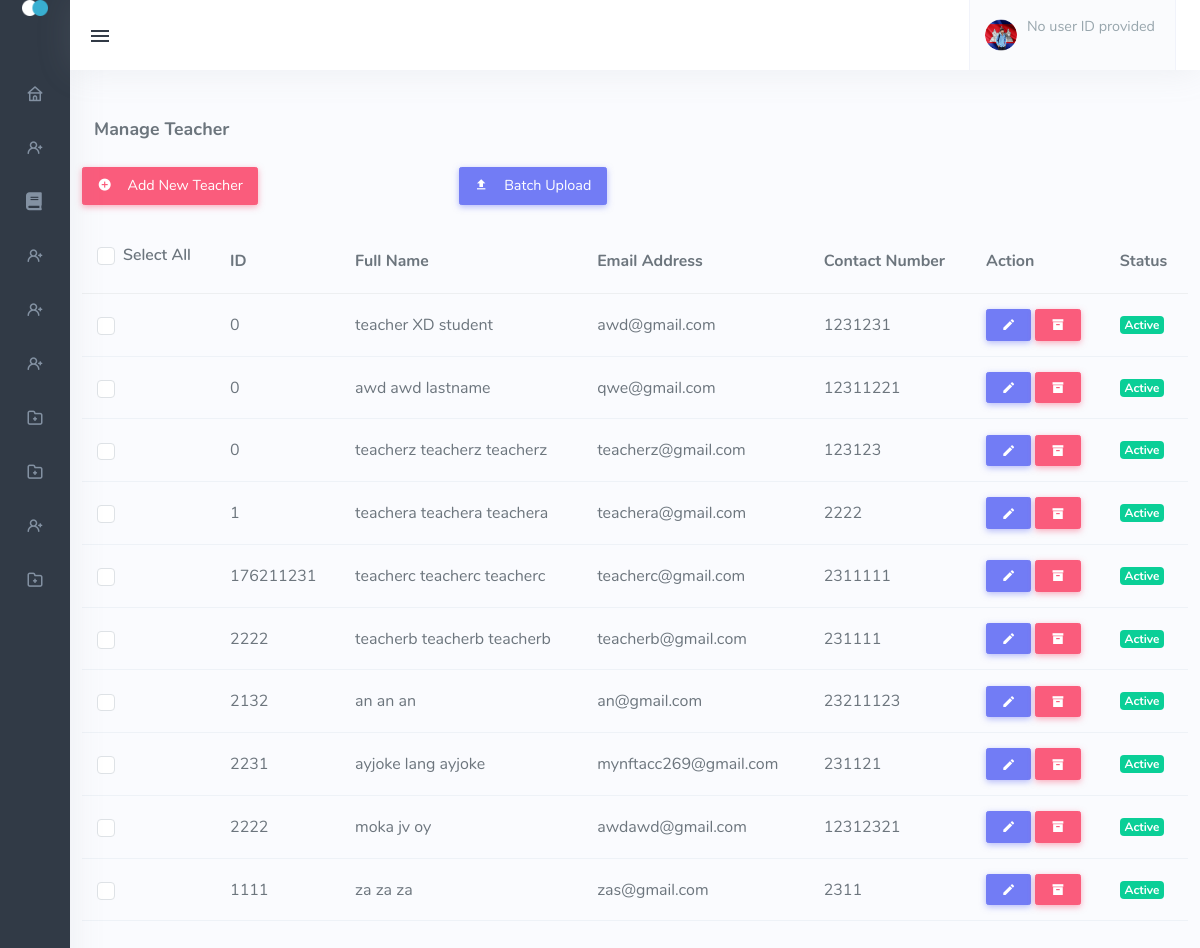
/admin_teacher.php, run on the app's committed database.
### tables this page shows
CREATE TABLE `tbl_teachers` (
  `teacher_id` bigint(11) NOT NULL,
  `user_id` int(11) NOT NULL,
  `credentials_id` int(11) NOT NULL,
  `address_id` int(11) NOT NULL,
  `level_id` int(11) NOT NULL,
  `status_id` int(11) NOT NULL,
  `account_id` int(11) NOT NULL,
  `valid_id` int(11) NOT NULL
);

CREATE TABLE `tbl_userinfo` (
  `user_id` int(11) NOT NULL,
  `firstname` varchar(244) NOT NULL,
  `middlename` varchar(244) NOT NULL,
  `lastname` varchar(244) NOT NULL,
  `birthday` date NOT NULL,
  `gender` varchar(244) NOT NULL
);

CREATE TABLE `tbl_usercredentials` (
  `usercredentials_id` int(11) NOT NULL,
  `email` varchar(244) NOT NULL,
  `contact` bigint(11) NOT NULL
);

### admin_teacher.php (the view, shortened to what this page needs)
<!DOCTYPE html>
<html lang="en" class="menuitem-active"><head>
    <link href="assets/css/icons.min.css" rel="stylesheet" type="text/css">
    <link href="assets/css/app.min.css" rel="stylesheet" type="text/css" id="light-style">
    <link href="assets/css/app-dark.min.css" rel="stylesheet" type="text/css" id="dark-style" disabled="disabled">
    <link rel="stylesheet" href="https://cdnjs.cloudflare.com/ajax/libs/font-awesome/5.15.3/css/all.min.css">
    <link href="assets/css/vendor/quill.core.css" rel="stylesheet" type="text/css" />
    <link href="assets/css/vendor/quill.snow.css" rel="stylesheet" type="text/css" />
</head>
<body class="show" data-layout-config="{&quot;leftSideBarTheme&quot;:&quot;dark&quot;,&quot;layoutBoxed&quot;:false, &quot;leftSidebarCondensed&quot;:false, &quot;leftSidebarScrollable&quot;:false,&quot;darkMode&quot;:false, &quot;showRightSidebarOnStart&quot;: true}" data-leftbar-theme="dark" data-leftbar-compact-mode="condensed" style="visibility: visible;">
    <div class="wrapper">
        <div class="leftside-menu menuitem-active">
            <a href="index.html" class="logo text-center logo-light">
                <span class="logo-sm">
                    <img src="assets/images/logo_sm.png" alt="" height="16">
                </span>
            </a>
            <div class="h-100 show" id="leftside-menu-container" data-simplebar="init"><div class="simplebar-wrapper" style="margin: 0px;"><div class="simplebar-height-auto-observer-wrapper"><div class="simplebar-height-auto-observer"></div></div><div class="simplebar-mask"><div class="simplebar-offset" style="right: 0px; bottom: 0px;"><div class="simplebar-content-wrapper" style="height: 100%; overflow: hidden;"><div class="simplebar-content" style="padding: 0px;">
                <ul class="side-nav">
<li class="side-nav-item">
    <a href="admin_dashboard.php" class="side-nav-link">
        <i class="uil-home"></i>
    </a>
</li>
<li class="side-nav-item">
    <a data-bs-toggle="collapse" href="#sidebarDashboards" aria-expanded="false"
        aria-controls="sidebarDashboards" class="side-nav-link collapsed">
        <i class="uil-user-plus"></i>
    </a>
</li>
<li class="side-nav-item">
    <a href="admin_manage_lesson.php" class="side-nav-link">
        <i class="fa fa-book"></i>
    </a>
</li>
<li class="side-nav-item">
    <a data-bs-toggle="collapse" href="#sidebarDashboardsLessons"
        aria-expanded="false" aria-controls="sidebarDashboards"
        class="side-nav-link collapsed">
        <i class="uil-user-plus"></i>
    </a>
</li>
<li class="side-nav-item">
    <a data-bs-toggle="collapse" href="#sidebarquiz"
        aria-expanded="false" aria-controls="sidebarquiz"
        class="side-nav-link collapsed">
        <i class="uil-user-plus"></i>
    </a>
</li>
<li class="side-nav-item">
    <a href="admin_assign_lesson_to_teacher.php " class="side-nav-link">
        <i class="uil-user-plus"></i>
    </a>
</li>
<li class="side-nav-item">
    <a data-bs-toggle="collapse" href="#sidebarclass" aria-expanded="false"
        aria-controls="sidebarclass" class="side-nav-link">
        <i class="uil-folder-plus"></i>
    </a>
</li>
<li class="side-nav-item">
    <a data-bs-toggle="collapse" href="#sidebarArea" aria-expanded="false"
        aria-controls="sidebarArea" class="side-nav-link">
        <i class="uil-folder-plus"></i>
    </a>
</li>
<li class="side-nav-item">
    <a href="#" class="side-nav-link">
        <i class="uil-user-plus"></i>
    </a>
</li>
<li class="side-nav-item">
    <a data-bs-toggle="collapse" href="#sidebarEmail" aria-expanded="false"
        aria-controls="sidebarEmail" class="side-nav-link">
        <i class="uil-folder-plus"></i>
    </a>
</li>
</ul>
            </div></div></div></div><div class="simplebar-placeholder" style="width: 70px; height: 1150px;"></div></div></div>
        </div>
        <div class="content-page">
            <div class="content">
                     <div class="navbar-custom">
                    <ul class="list-unstyled topbar-menu float-end mb-0">
                        <li class="dropdown notification-list">
                            <a class="nav-link dropdown-toggle nav-user arrow-none me-0" data-bs-toggle="dropdown"
                                href="#" role="button" aria-haspopup="false" aria-expanded="false">
                                <span class="account-user-avatar">
                                    <img src="assets/images/users/avatar-1.jpg" alt="user-image" class="rounded-circle">
                                </span>
                                <span>
                                    <?php
                                    include 'dbcon.php';
                                    if (isset($_SESSION['user_id'])) {
                                        $user_id = $_SESSION['user_id'];
                                        $sql = "SELECT tbl_userinfo.user_id, tbl_userinfo.firstname, tbl_userinfo.middlename, tbl_userinfo.lastname, tbl_user_level.level
                                                    FROM tbl_admin
                                                    JOIN tbl_userinfo ON tbl_admin.user_id = tbl_userinfo.user_id
                                                    JOIN tbl_user_level ON tbl_admin.level_id = tbl_user_level.level_id
                                                    WHERE tbl_user_level.level = 'ADMIN' AND tbl_userinfo.user_id = '$user_id'
                                                    LIMIT 1;";
                                        $result = mysqli_query($conn, $sql);
                                        if ($result && mysqli_num_rows($result) > 0) {
                                            $row = mysqli_fetch_assoc($result);
                                            ?>
                                            <span class="account-user-name"><?php echo $row['firstname'] . ' ' . $row['lastname'] . ' ' . $row['lastname']; ?></span>
                                            <span class="account-position"><?php echo $row['level']; ?></span>
                                            <?php
                                        } else {
                                            echo "No records found in tbl_admin";
                                        }
                                    } else {
                                        echo "No user ID provided";
                                    }
                                    ?>
                                </span>
                            </a>
                        </li>
                    </ul>
                    <button class="button-menu-mobile open-left">
                        <i class="mdi mdi-menu"></i>
                    </button>
                </div>
                 <div class="container-fluid">
                    <div class="row">
                        <div class="col-12">
                            <div class="page-title-box">
                                <h4 class="page-title">Manage Teacher</h4>
                            </div>
                        </div>
                    </div>
                </div>
            </div>
            <table id="basic-datatable" class="table table-centered mb-0">
            <div class="row mb-2">
    <div class="col-sm-4">
        <a href="admin_add_Teacher_acc.php" class="btn btn-danger mb-2"><i class="mdi mdi-plus-circle me-2"></i> Add New Teacher</a>
    </div>
    <div class="col-sm-4">
        <a href="#" class="btn btn-primary mb-2" data-bs-toggle="modal" data-bs-target="#batchUploadModal"><i class="mdi mdi-upload me-2"></i> Batch Upload</a>
    </div>
</div>
                <thead>
                    <tr>
                        <th class="">
                            <div class="form-check form-checkbox-success mb-2">
                                <input type="checkbox" class="form-check-input" id="customCheckAll">
                                <label class="form-check-label" for="customCheckAll">Select All</label>
                            </div>
                        </th>
                        <th>ID</th>
                        <th>Full Name</th>
                        <th>Email Address</th>
                        <th>Contact Number</th>
                        <th>Action</th>
                        <th>Status</th>
                    </tr>
                </thead>
                <tbody>
                <?php
                include "dbcon.php";
                $sql = "SELECT tbl_teachers.teacher_id, tbl_userinfo.user_id, tbl_userinfo.firstname, tbl_userinfo.middlename, tbl_userinfo.lastname,
                            tbl_usercredentials.email, tbl_usercredentials.contact, tbl_user_level.level, tbl_user_status.status
                        FROM tbl_teachers
                        JOIN tbl_userinfo ON tbl_teachers.user_id = tbl_userinfo.user_id
                        JOIN tbl_usercredentials ON tbl_teachers.credentials_id = tbl_usercredentials.usercredentials_id
                        JOIN tbl_user_level ON tbl_teachers.level_id = tbl_user_level.level_id
                        JOIN tbl_user_status ON tbl_teachers.status_id = tbl_user_status.status_id
                        WHERE tbl_user_level.level = 'TEACHER' AND tbl_user_status.status = 1";
                $result = mysqli_query($conn, $sql);
                if ($result && mysqli_num_rows($result) > 0) {
                    while ($row = mysqli_fetch_assoc($result)) {
                        ?>
                        <tr>
                            <td>
                                <div class="form-check form-checkbox-success">
                                    <input type="checkbox" class="form-check-input customCheckbox" id="customCheckcolor2">
                                </div>
                            </td>
                            <td><?php echo $row['teacher_id']; ?></td>
                            <td><?php echo $row['firstname'] . ' ' . $row['middlename'] . ' ' . $row['lastname']; ?></td>
                            <td><?php echo $row['email']; ?></td>
                            <td><?php echo $row['contact']; ?></td>
                            <td>
                                        <a href="admin_edit_teacher_acc.php?user_id=<?php echo $row['user_id'] ?>">
                                            <button type="button" class="btn btn-primary"><i class="mdi mdi-pencil"></i> </button>
                                        </a>
                                        <a href="admin_teacher_deactivate.php?teacher_id=<?php echo $row['teacher_id'] ?>" class="decline">
                                            <button type="button" class="btn btn-danger"><i class="mdi mdi-archive"></i> </button>
                                        </a>
                                        </td>
                                        <td>
                                            <?php
                                            if ($row['status'] == 1) {
                                                echo '<span class="badge bg-success">Active</span>';
                                            } else {
                                                echo '<span class="badge bg-success">Inactive</span>';
                                            }
                                            ?>
                                        </td>
                                    </tr>
                                    <?php
                    }
                } else {
                    echo "<tr><td colspan='6'>No records found</td></tr>";
                }
                ?>
                </tbody>
            </table>
</body></html>

### data on the page
tbl_teachers: teacher "0", user_id.firstname "teacher", user_id.middlename "XD", user_id.lastname "student", credentials.email "awd@gmail.com", credentials.contact "1231231"
tbl_teachers: teacher "0", user_id.firstname "awd", user_id.middlename "awd", user_id.lastname "lastname", credentials.email "qwe@gmail.com", credentials.contact "12311221"
tbl_teachers: teacher "0", user_id.firstname "teacherz", user_id.middlename "teacherz", user_id.lastname "teacherz", credentials.email "teacherz@gmail.com", credentials.contact "123123"
tbl_teachers: teacher "1", user_id.firstname "teachera", user_id.middlename "teachera", user_id.lastname "teachera", credentials.email "teachera@gmail.com", credentials.contact "2222"
tbl_teachers: teacher "176211231", user_id.firstname "teacherc", user_id.middlename "teacherc", user_id.lastname "teacherc", credentials.email "teacherc@gmail.com", credentials.contact "2311111"
tbl_teachers: teacher "2222", user_id.firstname "teacherb", user_id.middlename "teacherb", user_id.lastname "teacherb", credentials.email "teacherb@gmail.com", credentials.contact "231111"
tbl_teachers: teacher "2132", user_id.firstname "an", user_id.middlename "an", user_id.lastname "an", credentials.email "an@gmail.com", credentials.contact "23211123"
tbl_teachers: teacher "2231", user_id.firstname "ayjoke", user_id.middlename "lang", user_id.lastname "ayjoke", credentials.email "mynftacc269@gmail.com", credentials.contact "231121"
tbl_teachers: teacher "2222", user_id.firstname "moka", user_id.middlename "jv", user_id.lastname "oy", credentials.email "awdawd@gmail.com", credentials.contact "12312321"
tbl_teachers: teacher "1111", user_id.firstname "za", user_id.middlename "za", user_id.lastname "za", credentials.email "zas@gmail.com", credentials.contact "2311"
